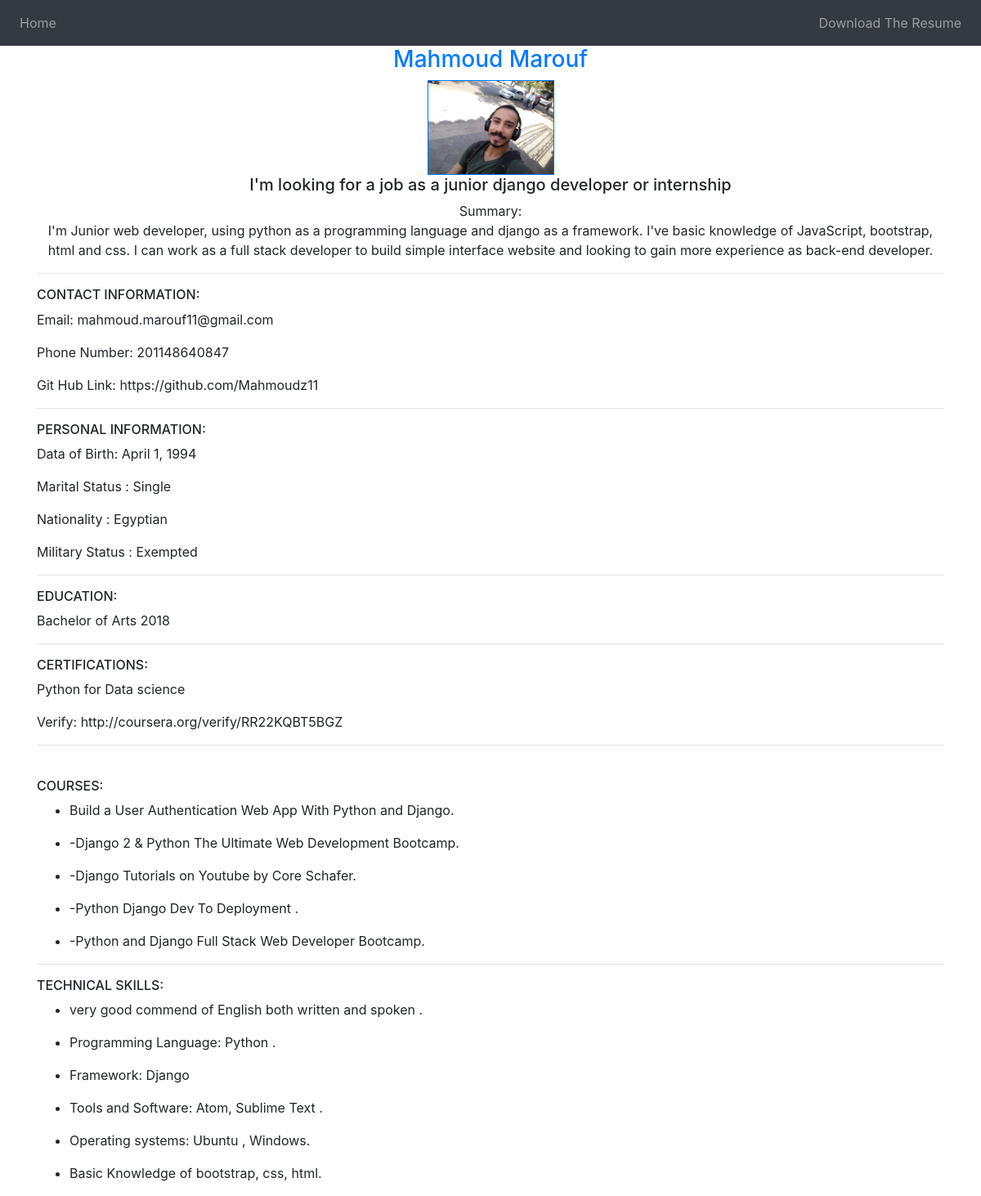
The page / on the database its author committed.
### cv/models.py (models this page shows, shortened)
class Portfolio(models.Model):
    name = models.CharField(max_length=500)
    slug = models.SlugField(max_length=500)
    title = models.CharField(max_length=1000)
    email = models.EmailField()
    phone_number = models.PositiveIntegerField()
    img = models.ImageField(upload_to='profile_pics', blank=True)
    summary = models.TextField()
    git_hub_link = models.URLField(blank=True)
    date_of_birth = models.DateField()
    marital_status = models.CharField(max_length=100)
    nationality = models.CharField(max_length=250)
    military_status = models.CharField(max_length=100)
    education = models.CharField(max_length=250, blank=True)

class Certifications(models.Model):
    por = models.ForeignKey(Portfolio, on_delete=models.CASCADE)
    certifications = models.CharField(max_length=500, blank=True)
    Verify = models.URLField(blank=True)

class Courses(models.Model):
    por = models.ForeignKey(Portfolio, on_delete=models.CASCADE)
    course_name = models.TextField()

class Skills(models.Model):
    por = models.ForeignKey(Portfolio, on_delete=models.CASCADE)
    skill = models.CharField(max_length=500)

### cv/views.py (the view)
# urls.py: path('', PortfolioListView.as_view(), name='home'),
class PortfolioListView(ListView):
    model = Portfolio
    context_object_name = 'cvs'
    template_name = 'portfolio_list.html'
    def get_context_data(self, **kwargs):
        context = super(PortfolioListView, self).get_context_data(**kwargs)
        context['Certification'] = Certifications.objects.all()
        context['courses'] = Courses.objects.all()
        context['skills'] = Skills.objects.all()
        return context

### templates/cv/portfolio_list.html
{% extends 'base.html' %}
{% block content %}
<main role="main">
    <div class="container">
      {% for item in cvs %}
      <a href="{% url 'cv:pro-detail' item.slug %}"><h3 class="text-center">{{ item.name }}</h3></a>
      <div class="col-2 mx-auto">
          <img src="{{ item.img.url }}" class="border border-primary img-fluid" height="200" width="200">
      </div>
      <h5 class="text-center">{{ item.title }}</h5>
      <p class="text-center">Summary: <br>{{ item.summary }}</p>
      <hr class='hrItem' />
      <h6>CONTACT INFORMATION:</h6>
      <p>Email: {{ item.email}}</p>
      <p>Phone Number: {{ item.phone_number}}</p>
      <p>Git Hub Link: {{ item.git_hub_link}}</p>
      <hr class='hrItem' />
      <h6>PERSONAL INFORMATION:</h6>
      <p>Data of Birth: {{ item.date_of_birth }}</p>
      <p>Marital Status : {{ item.marital_status }}</p>
      <p>Nationality : {{ item.nationality }}</p>
      <p>Military Status : {{ item.military_status}}</p>
      <hr class='hrItem' />
      <h6>EDUCATION:</h6>
      <p>{{ item.education}}</p>
      {% endfor %}
      <hr class='hrItem' />
      {% for items in Certification %}
      <h6>CERTIFICATIONS:</h6>
      <p>{{ items.certifications }}</p>
      <p>Verify: {{ items.Verify }}</p>
      {% endfor %}
      <hr class='hrItem' />
      <br>
      <h6>COURSES:</h6>
      {% for items in courses %}
      <ul>
          <li>{{ items.course_name }}</li>
      </ul>
      {% endfor %}
      <hr class='hrItem' />
      <h6>TECHNICAL SKILLS:</h6>
      {% for items in skills %}
      <ul>
          <li>{{ items.skill }}</li>
      </ul>
      {% endfor %}
  </div>
</main>
{% endblock %}

### templates/base.html (shortened to what this page needs)
<!doctype html>
<html lang="en">
  <head>
    <link rel="stylesheet" href="https://maxcdn.bootstrapcdn.com/bootstrap/4.0.0/css/bootstrap.min.css">
  </head>
  <body>
      <nav class="navbar navbar-expand-lg navbar-dark bg-dark">
  <div class="collapse navbar-collapse" id="navbarSupportedContent">
    <ul class="navbar-nav mr-auto">
      <li class="nav-item ">
        <a class="nav-link" href="{% url 'cv:home' %}">Home <span class="sr-only">(current)</span></a>
      </li>
    </ul>
    <ul class="navbar-nav ml-auto">
      <li class="nav-item">
        <a class="nav-link" href="{% url 'cv:pdf' %}">Download The Resume</a>
      </li>
    </ul>
  </div>
</nav>
    {% block content %}
    {% endblock %}
  </body>
</html>

### rows shown on the page
Portfolio: name "Mahmoud Marouf", img (picture), title "I'm looking for a job as a junior django developer or internship", summary "I'm Junior web developer, using python as a programming language and django as a framework. I've basic knowledge of JavaScript, bootstrap, html and css. I can work as a full stack developer to build simple interface website and looking to gain more experience as back-end developer.", email "mahmoud.marouf11@gmail.com", phone_number "201148640847", git_hub_link "https://github.com/Mahmoudz11", date_of_birth "April 1, 1994", marital_status "Single", nationality "Egyptian", military_status "Exempted", education "Bachelor of Arts 2018"
Certifications: certifications "Python for Data science", Verify "http://coursera.org/verify/RR22KQBT5BGZ"
Courses: course_name "Build a User Authentication Web App With Python and Django."
Courses: course_name "-Django 2 & Python The Ultimate Web Development Bootcamp."
Courses: course_name "-Django Tutorials on Youtube by Core Schafer."
Courses: course_name "-Python Django Dev To Deployment ."
Courses: course_name "-Python and Django Full Stack Web Developer Bootcamp."
Skills: skill "very good commend of English both written and spoken ."
Skills: skill "Programming Language: Python ."
Skills: skill "Framework: Django"
Skills: skill "Tools and Software: Atom, Sublime Text ."
Skills: skill "Operating systems: Ubuntu , Windows."
Skills: skill "Basic Knowledge of bootstrap, css, html."
